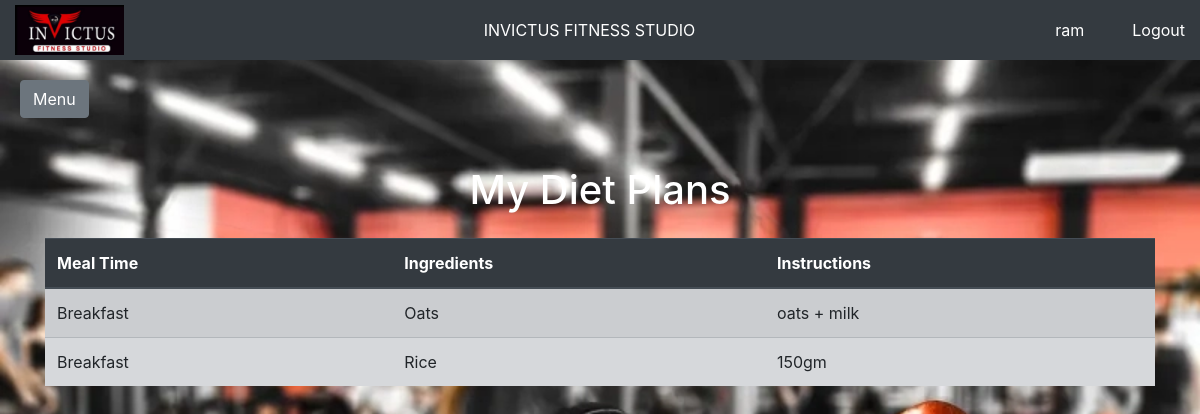
The app's page /diet_plan_list/ (signed in) with its own data.
### diet_setup/models.py (models this page shows, shortened)
class DietPlan(models.Model):
    MEAL_TIMES = [
        ('Breakfast', 'Breakfast'),
        ('Lunch', 'Lunch'),
        ('Dinner', 'Dinner'),
        ('Snack', 'Snack'),
    ]
    user = models.ForeignKey(User, on_delete=models.CASCADE)
    meal_time = models.CharField(max_length=10, choices=MEAL_TIMES)
    ingredients = models.ManyToManyField(Ingredient)
    instructions = models.TextField()

class Ingredient(models.Model):
    name = models.CharField(max_length=100)

### diet_setup/views.py (the view)
# urls.py: path('diet_plan_list/', views.diet_plan_list, name='diet_plan_list'),
@login_required
def diet_plan_list(request):
    diet_plans = DietPlan.objects.filter(user=request.user)
    return render(request, 'diet/diet_plan_list.html', {'diet_plans': diet_plans})

### main/templates/diet/diet_plan_list.html (shortened to what this page needs)
{% extends "base.html" %} {% block content %}
<div class="container mt-5">
  <h1 class="text-center mb-4 text-white">My Diet Plans</h1>
  <table class="table table-striped table-secondary">
    <thead class="thead-dark">
      <tr>
        <th>Meal Time</th>
        <th>Ingredients</th>
        <th>Instructions</th>
      </tr>
    </thead>
    <tbody>
      {% for plan in diet_plans %}
      <tr>
        <td>{{ plan.meal_time }}</td>
        <td>
          {% for ingredient in plan.ingredients.all %} {{ ingredient.name }}
          {% endfor %}
        </td>
        <td>{{ plan.instructions }}</td>
      </tr>
      {% endfor %}
    </tbody>
  </table>
</div>
{% endblock %}

### main/templates/base.html (shortened to what this page needs)
<!DOCTYPE html>
<html>
  <head>
    <link
      href="https://stackpath.bootstrapcdn.com/bootstrap/4.5.2/css/bootstrap.min.css"
      rel="stylesheet"
    />
    {% load static %}
    <link rel="stylesheet" type="text/css" href="{% static 'css/main.css' %}" />
  </head>
  <body>
    <div class="header">
      <a href="{% url 'home' %}">
        <img
          src="{% static 'images/gms_logo.png' %}"
          alt="Logo"
        />
      </a>
      <div class="center">INVICTUS FITNESS STUDIO</div>
      <div class="text-white mr-5">{{user.username}}</div>
      <a href="/" class="text-white">Logout</a>
    </div>
    <div class="content" id="content">
      <button
        class="btn btn-secondary"
        id="sidebarCollapse"
        style="margin-top: 60px"
      >
        Menu
      </button>
      {% block content %} {% endblock %}
    </div>
  </body>
</html>

### main/static/css/main.css (style rules this page uses)
.header { height: 60px; background-color: #343a40; color: #ffffff; text-align: center; position: fixed; width: 100%; top: 0; z-index: 1000; display: flex; align-items: center; justify-content: space-between; padding: 0 15px; }
.header img { height: 50px; }
.header .center { flex-grow: 1; text-align: center; }
.content { padding: 20px; }
.content { margin-left: 0; padding: 20px; transition: margin-left 0.3s ease; }

### records on screen
DietPlan: meal_time "Breakfast", instructions "oats + milk"
Ingredient: name "Oats"
DietPlan: meal_time "Breakfast", instructions "150gm"
Ingredient: name "Rice"

### other values on screen
{{ user.username }} "ram"
